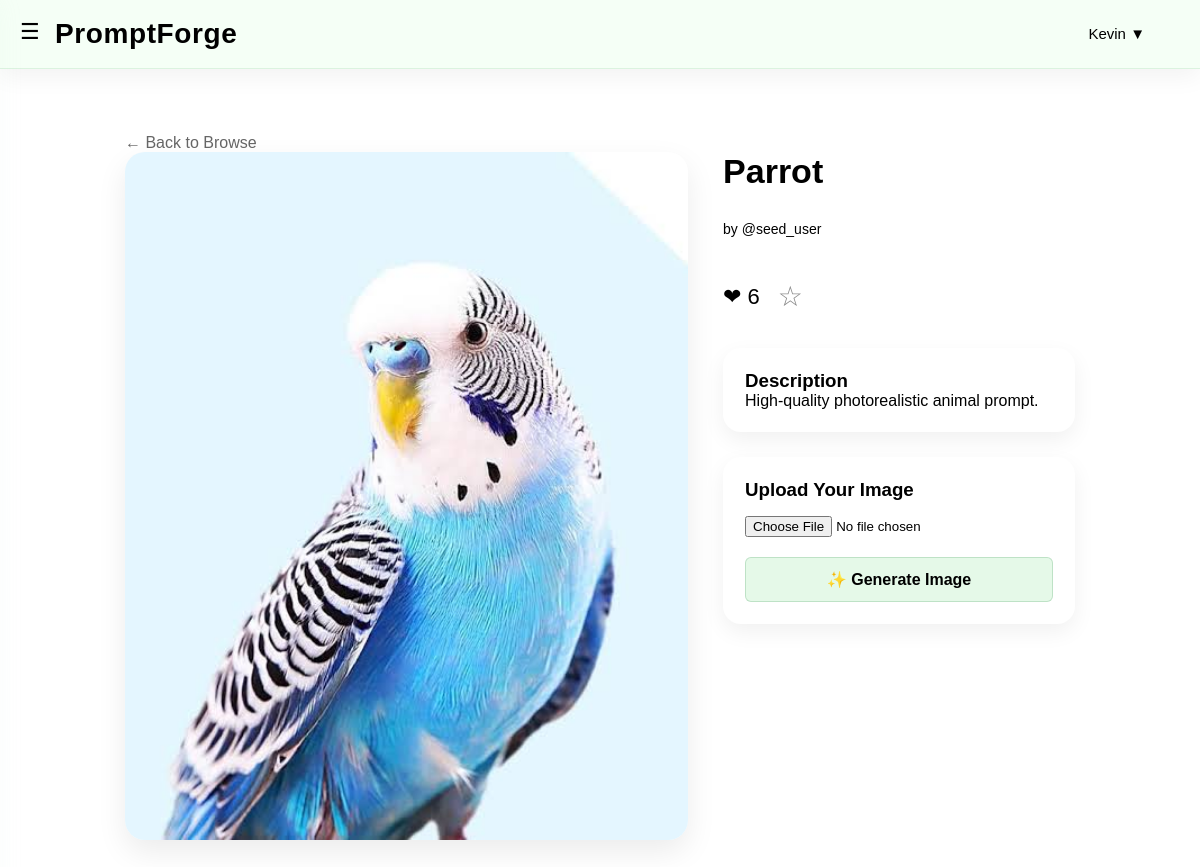
The app's page /prompt/5 (signed in) with its own data.
### models.py (models this page shows)
class User(db.Model, UserMixin):
    id = db.Column(db.Integer, primary_key=True)
    username = db.Column(db.String(50), unique=True, nullable=False)
    email = db.Column(db.String(100), unique=True, nullable=False)
    password_hash = db.Column(db.String(200), nullable=False)
    subscription_type = db.Column(db.String(20), default="Free")
    generations_today = db.Column(db.Integer, default=0)
    balance = db.Column(db.Float, default=0.0)
    created_at = db.Column(db.DateTime, default=datetime.utcnow)
    prompts = db.relationship("Prompt", back_populates="user")

class Prompt(db.Model):
    id = db.Column(db.Integer, primary_key=True)
    title = db.Column(db.String(100), nullable=False)
    description = db.Column(db.Text)
    prompt_text = db.Column(db.Text)
    creator = db.Column(db.Integer, db.ForeignKey("user.id"), nullable=False)
    user = db.relationship("User", back_populates="prompts")
    image_url = db.Column(db.String(300))
    uploaded_image = db.Column(db.String(255))
    likes = db.Column(db.Integer, default=0)
    created_at = db.Column(db.DateTime, default=datetime.utcnow)

### routes.py (the view)
@main.route("/prompt/<int:prompt_id>", methods=["GET", "POST"])
def prompt_detail(prompt_id):
    prompt = Prompt.query.get_or_404(prompt_id)
    saved_prompts = set()
    liked_prompts = set()
    if current_user.is_authenticated:
        saved_prompts = {
            save.prompt_id
            for save in SavedPrompt.query.filter_by(
                user_id=current_user.id
            ).all()
        }
        liked_prompts = {
            like.prompt_id
            for like in Like.query.filter_by(
                user_id=current_user.id
            ).all()
        }
    if request.method == "POST":
        pass
    return render_template(
        "prompt_detail.html",
        prompt=prompt,
        saved_prompts=saved_prompts,
        liked_prompts=liked_prompts
    )

### app.py (called while the page is built)
def create_app():
    app = Flask(__name__)
    app.config["SECRET_KEY"] = os.environ.get("SECRET_KEY", "a-very-secure-local-key")
    os.makedirs(app.instance_path, exist_ok=True)
    db_path = os.path.join(app.instance_path, "project.db")
    app.config["SQLALCHEMY_DATABASE_URI"] = f"sqlite:///{db_path}"
    app.config["SQLALCHEMY_TRACK_MODIFICATIONS"] = False
    db.init_app(app)
    login_manager.init_app(app)
    login_manager.login_view = "main.login"
    @login_manager.user_loader
    def load_user(user_id):
        return User.query.get(int(user_id))
    from routes import main as main_bp
    app.register_blueprint(main_bp)
    with app.app_context():
        db.create_all()
    return app

### templates/prompt_detail.html (shortened to what this page needs)
{% extends "base.html" %}
{% block content %}
<div class="prompt-page">
    <a href="{{ url_for('main.home') }}" class="back-link">
        ← Back to Browse
    </a>
    <div class="detail-layout">
        <div class="left-column">
            <div class="image-card">
                <img
                    class="prompt-preview"
                    src="{{ url_for('static', filename=prompt.image_url) }}"
                    alt="{{ prompt.title }}">
            </div>
        </div>
        <div class="right-column">
            <h1>{{ prompt.title }}</h1>
            <p class="creator">
                by @{{ prompt.user.username }}
            </p>
            <div class="prompt-actions">
                <button class="like-btn"
                        data-prompt-id="{{ prompt.id }}">
                    <span class="heart">
                        {% if current_user.is_authenticated and prompt.id in liked_prompts %}
                            ❤
                        {% else %}
                            ♡
                        {% endif %}
                    </span>
                    <span class="like-count">
                        {{ prompt.likes }}
                    </span>
                </button>
                <button class="save-btn
                    "
                    data-prompt-id="{{ prompt.id }}">
                    {% if current_user.is_authenticated and prompt.id in saved_prompts %}
                        ★
                    {% else %}
                        ☆
                    {% endif %}
                </button>
            </div>
            <div class="description-card">
                <h3>Description</h3>
                <p>{{ prompt.description }}</p>
            </div>
            <div class="upload-card">
                <h3>Upload Your Image</h3>
                <form method="POST"
                      enctype="multipart/form-data">
                    <input
                        type="file"
                        name="image">
                    <button class="btn-submit"
                            type="submit">
                        ✨ Generate Image
                    </button>
                </form>
            </div>
        </div>
    </div>
</div>
{% endblock %}

### templates/base.html (shortened to what this page needs)
<!DOCTYPE html>
<html lang="en">
<head>
    <link rel="stylesheet" href="{{ url_for('static', filename='style.css') }}">
</head>
<body>
    <header class="navbar">
        <button class="menu-btn" onclick="toggleSidebar()">☰</button>
        <h1 class="logo">
            <a href="/" style="text-decoration:none; color:inherit;">
                PromptForge
            </a>
        </h1>
        <div class="nav-right">
            {% if current_user.is_authenticated %}
                <div class="dropdown">
                    <button class="dropdown-btn" onclick="toggleDropdown()">
                        {{ current_user.username }} ▼
                    </button>
                </div>
            {% else %}
                <a href="/login">Login</a>
                <a href="/signup">Sign Up</a>
            {% endif %}
        </div>
    </header>
    <div class="page-content">
        {% block content %}{% endblock %}
    </div>
</body>
</html>

### static/style.css (style rules this page uses)
* { margin: 0; padding: 0; box-sizing: border-box; }
body { font-family: Arial, sans-serif; background: #ffffff; color: #000000; }
.navbar { position: sticky; top: 0; z-index: 1000; display: flex; justify-content: space-between; align-items: center; padding: 18px 55px; background: #f5fff6; border-bottom: 1px solid rgba(170,220,180,.35); box-shadow: 0 8px 25px rgba(0,0,0,.05); backdrop-filter: blur(8px); }
.logo { font-size:28px; font-weight:700; letter-spacing:.6px; }
.nav-right { display: flex; align-items: center; gap: 20px; }
.creator { font-size: 14px; color: #000000; margin-bottom: 10px; }
.menu-btn { position: absolute; left: 20px; top: 47%; transform: translateY(-50%); font-size: 22px; background: none; border: none; cursor: pointer; z-index: 1100; }
.btn-submit { width: 100%; padding: 12px; background: #e5f9e8; color: #000000; border: 1px solid rgba(180, 220, 190, 0.8); border-radius: 6px; font-size: 16px; font-weight: bold; cursor: pointer; transition: background 0.2s, transform 0.1s; }
.dropdown { position: relative; display: inline-block; }
.dropdown-btn { background: transparent; border: none; outline: none; padding: 0; font-size: 15px; font-weight: 500; color: #000000; cursor: pointer; transition: background 0.2s; }
.save-btn { background: none; border: none; cursor: pointer; font-size: 28px; color: #888; transition: transform 0.15s ease, color 0.15s ease; }
.like-btn { background: none; border: none; cursor: pointer; font-size: 22px; transition: transform 0.15s ease; }
.prompt-page { max-width: 1000px; margin: 40px auto; padding: 25px; }
.prompt-preview { width: 100%; display: block; max-height: 720px; object-fit: contain; }
.image-card { background: white; border-radius: 20px; overflow: hidden; box-shadow: 0 12px 30px rgba(0, 0, 0, .08); }
.description-card, .upload-card, .result-card { background: white; border-radius: 18px; padding: 22px; box-shadow: 0 8px 22px rgba(0, 0, 0, .06); }
.upload-card input[type="file"] { width: 100%; margin: 15px 0 20px; }
.upload-card .btn-submit { width: 100%; }
.back-link { text-decoration: none; color: #666; }
.page-content { max-width: 1500px; margin: auto; }
.detail-layout { display: grid; grid-template-columns: 1.6fr 1fr; gap: 35px; align-items: start; }
.left-column, .right-column { display: flex; flex-direction: column; gap: 25px; }
.right-column h1 { font-size: 34px; margin-bottom: 5px; }
.prompt-actions { display: flex; align-items: center; gap: 18px; margin: 8px 0 10px; }

### records on screen
User: username "Kevin"
Prompt: image_url+title (picture), title "Parrot", likes "6", description "High-quality photorealistic animal prompt."
User: user.username "seed_user"
